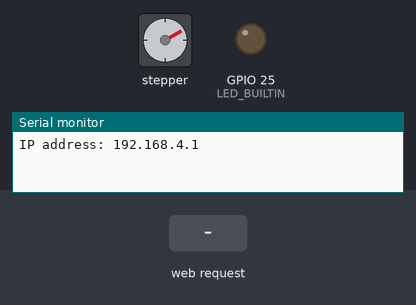
Bench run of a sketch on a simulated ESP32. On the bench: stepper motor, output pins drawn as LEDs (lit = HIGH), the last lines printed to the serial monitor. The inputs (shaded band) are chosen by the test bench. Stepper angles assume 512 steps per turn.

Above: at 1.2 s.
1.3 s: HTTP request GET /update received
At 1.66 s:
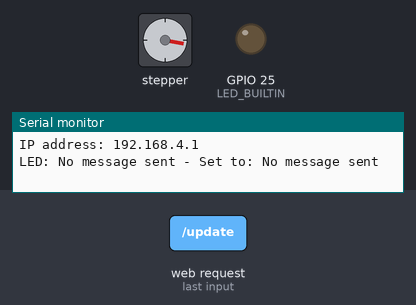
4.3 s: HTTP request GET /slider received
At 4.68 s:
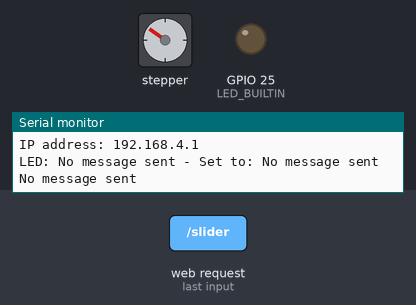
Timing chart, 0 to 13.3 s (numbered marks = the images above; inputs shaded):
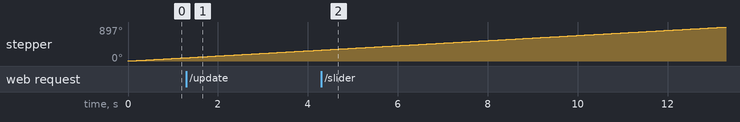

The sketch:

AsyncWebAp-button-v2.ino
```cpp
#include "WiFi.h"
#include "ESPAsyncWebServer.h"
#include "Stepper_28BYJ_48.h"

#include "html.h"

#define LED_BUILTIN 25
const char *ssid = "MyESP32AP";
const char *password = "";
const char* PARAM_DIR_1 = "output";
const char* PARAM_DIR_2 = "state";
const char* PARAM_SLIDER = "value";

int dir=1;

AsyncWebServer server(80);
Stepper_28BYJ_48 stepper(26,27,14,12);

void setup(){
  Serial.begin(115200);
  pinMode(LED_BUILTIN, OUTPUT);

  WiFi.softAP(ssid);

  Serial.println();
  Serial.print("IP address: ");
  Serial.println(WiFi.softAPIP());

  server.on("/", HTTP_GET, [](AsyncWebServerRequest *request){
    request->send_P(200, "text/html", index_html, processor);
  });

server.on("/update", HTTP_GET, [] (AsyncWebServerRequest *request) {
    String inputMessage1;
    String inputMessage2;
    // GET input1 value on <ESP_IP>/update?output=<inputMessage1>&state=<inputMessage2>
    if (request->hasParam(PARAM_DIR_1) && request->hasParam(PARAM_DIR_2)) {
      inputMessage1 = request->getParam(PARAM_DIR_1)->value();
      inputMessage2 = request->getParam(PARAM_DIR_2)->value();
      digitalWrite(LED_BUILTIN, inputMessage2.toInt());
      if (inputMessage2.toInt()){
        dir=1;
      } else dir=-1;

    }
    else {
      inputMessage1 = "No message sent";
      inputMessage2 = "No message sent";
    }
    Serial.print("LED: ");
    Serial.print(inputMessage1);
    Serial.print(" - Set to: ");
    Serial.println(inputMessage2);
    request->send(200, "text/plain", "OK");
  });

server.on("/slider", HTTP_GET, [] (AsyncWebServerRequest *request) {
    String inputMessage;
    // GET input1 value on <ESP_IP>/slider?value=<inputMessage>
    if (request->hasParam(PARAM_SLIDER)) {
      sliderValue = request->getParam(PARAM_SLIDER)->value();
      //sliderValue = inputMessage;
    }
    else {
      inputMessage = "No message sent";
    }
    Serial.println(inputMessage);
    request->send(200, "text/plain", "OK");
  });

  server.begin();
}

void loop(){
  stepper.step(dir);
  delayMicroseconds(map(sliderValue.toInt(), 0, 255, 50, 00)*1000);}
```

html.h
```cpp
String sliderValue = "255";


const char index_html[] PROGMEM = R"rawliteral(
<!DOCTYPE HTML>
<html>
  <head>
    <title>DIY Turntable</title>
    <meta name="viewport" content="width=device-width, initial-scale=1">
    <link rel="icon" href="data:,">


    <style>
        html {font-family: Arial; display: inline-block; text-align: center;}
        h2 {font-size: 3.0rem;}
        p {font-size: 3.0rem;}
        body {max-width: 600px; margin:0px auto; padding-bottom: 25px;}
        .switch {position: relative; display: inline-block; width: 120px; height: 68px}
        .switch input {display: none}
        .slider {position: absolute; top: 0; left: 0; right: 0; bottom: 0; background-color: #ccc; border-radius: 6px}
        .slider:before {position: absolute; content: ""; height: 52px; width: 52px; left: 8px; bottom: 8px; background-color: #fff; -webkit-transition: .4s; transition: .4s; border-radius: 3px}
        input:checked+.slider {background-color: #b30000}
        input:checked+.slider:before {-webkit-transform: translateX(52px); -ms-transform: translateX(52px); transform: translateX(52px)}
    </style>

    <style>
        input[type=range] {
          -webkit-appearance: none;
          margin: 10px 0;
          width: 100%;
        }
        input[type=range]:focus {
          outline: none;
        }
        input[type=range]::-webkit-slider-runnable-track {
          width: 100%;
          height: 13px;
          cursor: pointer;
          animate: 0.2s;
          box-shadow: 2px 2px 5px #000000;
          background: #3071A9;
          border-radius: 6px;
          border: 1px solid #000000;
        }
        input[type=range]::-webkit-slider-thumb {
          box-shadow: 1px 1px 1px #000000;
          border: 1px solid #000000;
          height: 32px;
          width: 19px;
          border-radius: 8px;
          background: #FFFFFF;
          cursor: pointer;
          -webkit-appearance: none;
          margin-top: -10.5px;
        }
        input[type=range]:focus::-webkit-slider-runnable-track {
          background: #3071A9;
        }
        input[type=range]::-moz-range-track {
          width: 100%;
          height: 13px;
          cursor: pointer;
          animate: 0.2s;
          box-shadow: 2px 2px 5px #000000;
          background: #3071A9;
          border-radius: 6px;
          border: 1px solid #000000;
        }
        input[type=range]::-moz-range-thumb {
          box-shadow: 1px 1px 1px #000000;
          border: 1px solid #000000;
          height: 32px;
          width: 19px;
          border-radius: 8px;
          background: #FFFFFF;
          cursor: pointer;
        }
        input[type=range]::-ms-track {
          width: 100%;
          height: 13px;
          cursor: pointer;
          animate: 0.2s;
          background: transparent;
          border-color: transparent;
          color: transparent;
        }
        input[type=range]::-ms-fill-lower {
          background: #3071A9;
          border: 1px solid #000000;
          border-radius: 12px;
          box-shadow: 2px 2px 5px #000000;
        }
        input[type=range]::-ms-fill-upper {
          background: #3071A9;
          border: 1px solid #000000;
          border-radius: 12px;
          box-shadow: 2px 2px 5px #000000;
        }
        input[type=range]::-ms-thumb {
          box-shadow: 1px 1px 1px #000000;
          border: 1px solid #000000;
          height: 32px;
          width: 19px;
          border-radius: 8px;
          background: #FFFFFF;
          cursor: pointer;
        }
        input[type=range]:focus::-ms-fill-lower {
          background: #3071A9;
        }
        input[type=range]:focus::-ms-fill-upper {
          background: #3071A9;
        }
    </style>


  </head>

  <body>
    <h2>DIY Turntable</h2>

    <p><span id="textSliderValue">%SLIDERVALUE%</span></p>
    <p><input type="range" onchange="updateSliderPWM(this)" id="pwmSlider" min="0" max="255" value="%SLIDERVALUE%" step="1" class="istyle"></p><br><br>
    %PLACEHOLDER%

  </body>

  <script>
  function toggleCheckbox(element) {
    var xhr = new XMLHttpRequest();
    if(element.checked){ xhr.open("GET", "/update?output="+element.id+"&state=1", true); }
    else { xhr.open("GET", "/update?output="+element.id+"&state=0", true); }
    xhr.send();
  }

  function updateSliderPWM(element) {
    var sliderValue = document.getElementById("pwmSlider").value;
    document.getElementById("textSliderValue").innerHTML = sliderValue;
    console.log(sliderValue);
    var xhr = new XMLHttpRequest();
    xhr.open("GET", "/slider?value="+sliderValue, true);
    xhr.send();
  }
</script>

</html>
)rawliteral";


String processor(const String& var)
{

  if(var == "PLACEHOLDER"){
    String buttons = "";
    buttons += "<h4>Rotating Direction</h4><label class=\"switch\"><input type=\"checkbox\" onchange=\"toggleCheckbox(this)\" id=\"1\" ><span class=\"slider\"></span></label>";
    return buttons;
  }
    if (var == "SLIDERVALUE"){
    return sliderValue;
  }

  return String();
}
```
